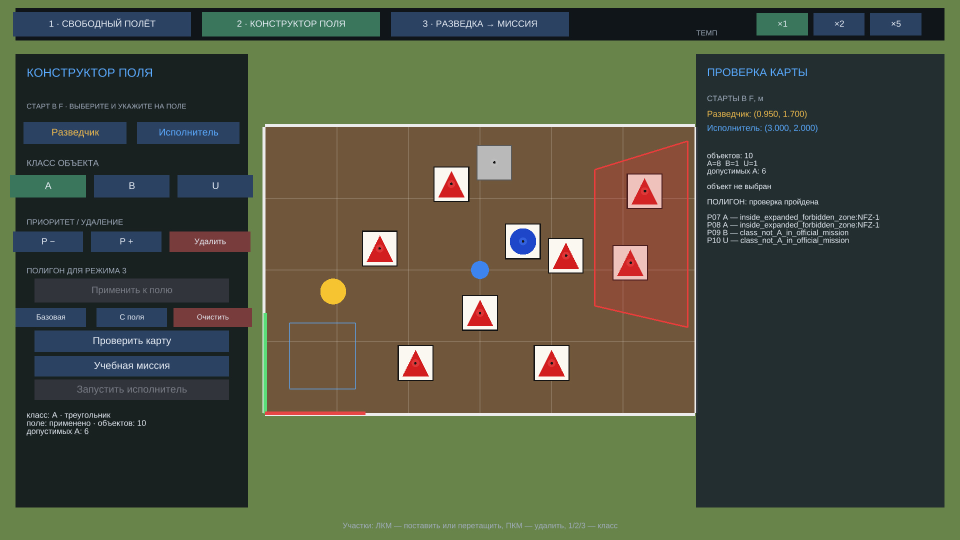
#> input picture Скриншоты для презентации/конфигурация карты.jpg, 1920 x 1080 px (shown at 1/2 size)
$ python -i detect.py   (imports and definitions only)
#> lines starting #> are read from the running program, lines starting #| are printed output that depends on the picture; after the words box and inside, x2 and y2 are one past the last pixel; in counts of white or black regions, pixels touching at a corner belong together
#> further down, picture is the input picture: shape (1080, 1920, 3); mean B, G, R 64.7, 84, 78.1
"""A2: detect the 10 plot cards and classify A/B/U.

The simulated plots are deliberately simple: a white/grey card with a black
border and a coloured shape.  Detection therefore uses classic CV only:

* bright low-saturation card mask;
* perspective warp of each candidate card;
* colour + shape score inside the warped card.

The returned score is a heuristic confidence, not a probability.
"""
from __future__ import annotations

from dataclasses import dataclass, field

import cv2
import numpy as np

from shared.world import IMG_H, IMG_W

CARD_SIZE = 128
MIN_CARD_AREA = 500
MAX_CARD_AREA = 80000


@dataclass
class Detection:
    klass: str
    u: float
    v: float
    score: float
    color_fraction: float
    shape_score: float
    frame_id: str = ""
    details: dict = field(default_factory=dict)
    x: float | None = None     # field F, filled by the pipeline
    y: float | None = None


# [95 lines left out: functions _order_points, _warp_card, _shape_stats, classify_card, not called in this run]


def detect_plots(frame: np.ndarray, frame_id: str = "") -> list[Detection]:
    """Find plot cards in one 640x480 nadir frame."""
#> called with frame_id = ''
    hsv = cv2.cvtColor(frame, cv2.COLOR_BGR2HSV)
#> hsv: shape (1080, 1920, 3); mean H, S, V 61.8, 98, 95.1
    s, v = hsv[:, :, 1], hsv[:, :, 2]
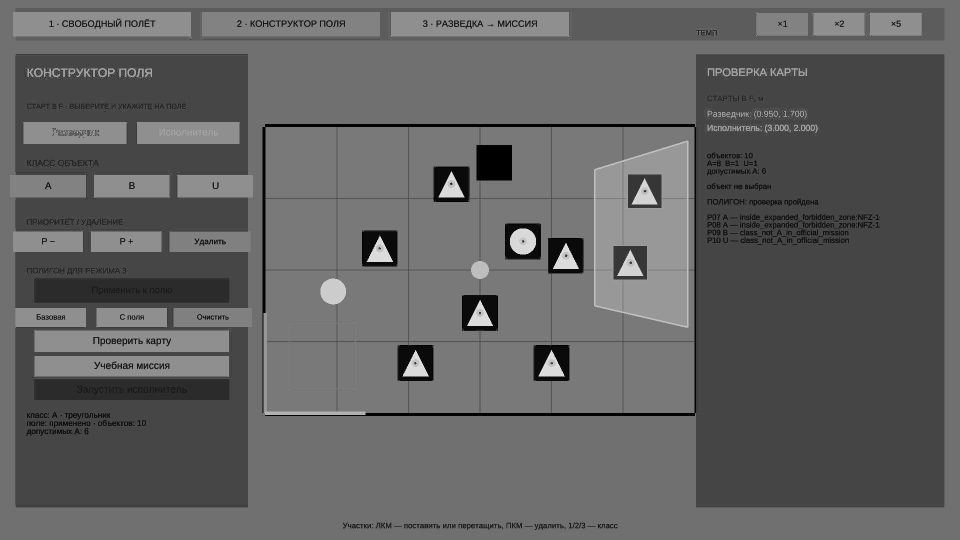
#> s: shape (1080, 1920) (shown at 1/2 size); min 0, max 236, mean 98
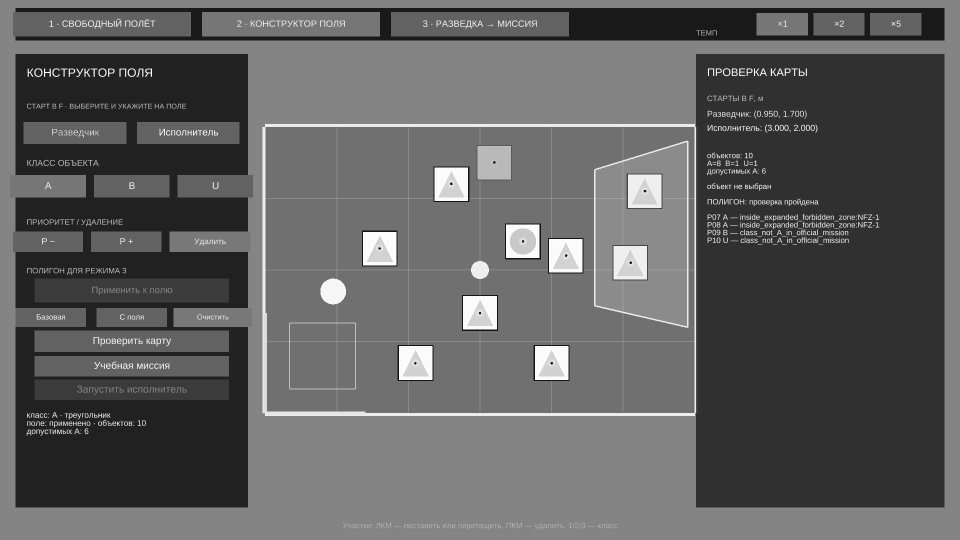
#> v: shape (1080, 1920) (shown at 1/2 size); min 16, max 255, mean 95.1
    # White cards and the grey U card.  Brown soil and coloured markers fail.
    mask = (((v > 140) & (s < 105)).astype(np.uint8) * 255)
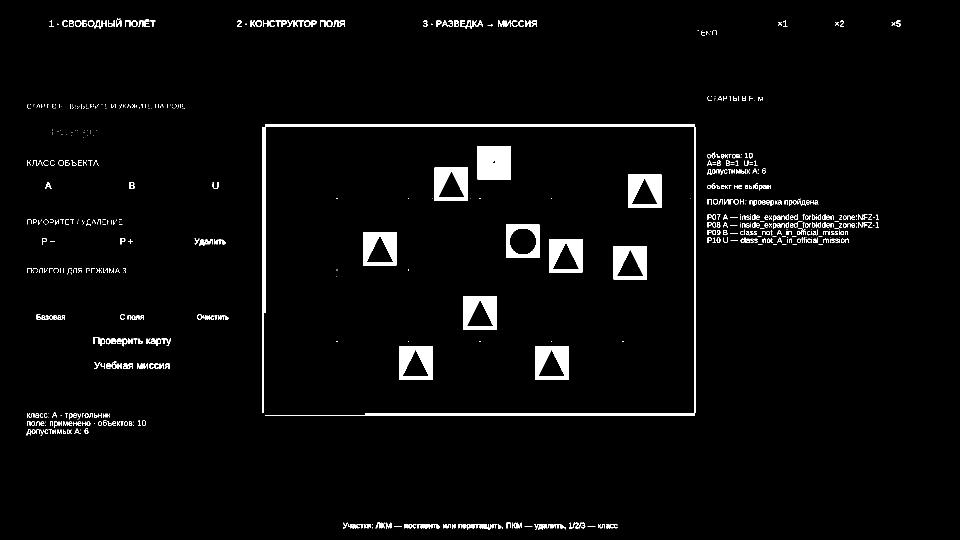
#> mask: shape (1080, 1920) (shown at 1/2 size); 3.1% white; 726 white regions (334 under 20 px), largest, box (x1, y1, x2, y2) and area: (525, 248, 1392, 832) 13864, (955, 292, 1022, 359) 4469, (926, 592, 994, 659) 3181
    kernel = np.ones((5, 5), np.uint8)
    mask = cv2.morphologyEx(mask, cv2.MORPH_OPEN, kernel)
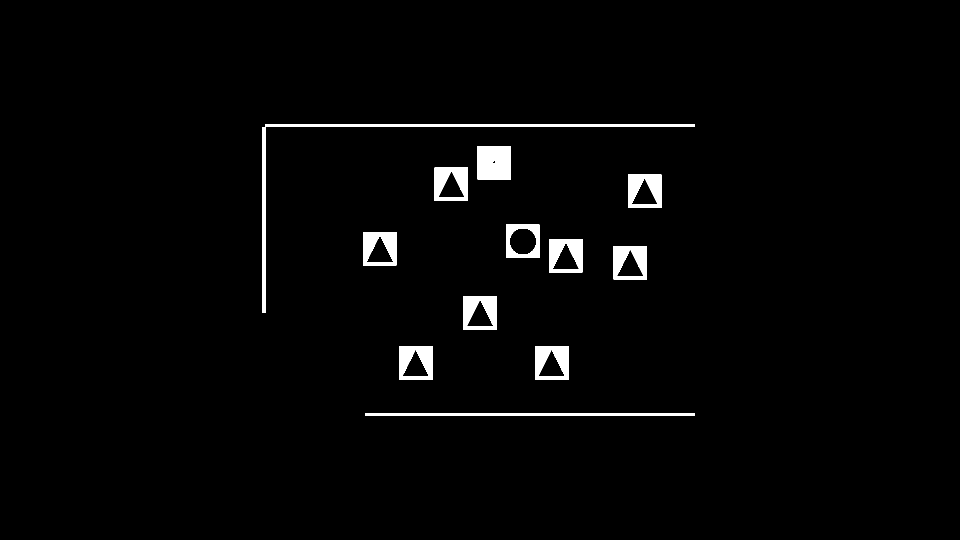
#> mask: shape (1080, 1920) (shown at 1/2 size); 2.1% white; 12 white regions, largest, box (x1, y1, x2, y2) and area: (525, 248, 1390, 626) 7392, (955, 292, 1022, 359) 4469, (731, 826, 1390, 832) 3954
    mask = cv2.morphologyEx(mask, cv2.MORPH_CLOSE, kernel)
#> mask: shape (1080, 1920); 2.1% white; 12 white regions

    contours, _ = cv2.findContours(mask, cv2.RETR_EXTERNAL, cv2.CHAIN_APPROX_SIMPLE)
#> contours = 12 contours; largest, box (x1, y1, x2, y2) and area: (525, 248, 1390, 626) 6151, (1070, 692, 1137, 760) 4422, (798, 692, 865, 760) 4422, (926, 592, 994, 659) 4422, (1227, 492, 1294, 559) 4356
    out: list[Detection] = []
    for c in contours:
        area = cv2.contourArea(c)
        if area < MIN_CARD_AREA or area > MAX_CARD_AREA:
            continue
        x, y, w, h = cv2.boundingRect(c)
        if w < 18 or h < 18:
            continue
        # A card cut by the frame edge has a biased centroid; skip it and let
        # another frame provide a complete observation.
        if x <= 2 or y <= 2 or x + w >= IMG_W - 2 or y + h >= IMG_H - 2:
            continue
        ratio = w / float(h)
        if ratio < 0.35 or ratio > 2.8:
            continue
        card = _warp_card(frame, c)
        if card is None:
            continue
        klass, score, color_frac, shape_score, details = classify_card(card)
        if klass is None or score < 0.055:
            continue
        mm = cv2.moments(c)
        if mm["m00"] == 0:
            continue
        u = float(mm["m10"] / mm["m00"])
        vv = float(mm["m01"] / mm["m00"])
        if not (2 <= u < IMG_W - 2 and 2 <= vv < IMG_H - 2):
            continue
        out.append(Detection(klass=klass, u=u, v=vv, score=float(score),
                             color_fraction=float(color_frac),
                             shape_score=float(shape_score),
                             frame_id=frame_id, details=details))
#> this loop made 12 passes
#> (c, area, x, y, w, h) on passes 1 to 8: ([[731, 826], [731, 831], [1389, 831], [1389, 826]], 3290, 731, 826, 659, 6), ([[1070, 692], [1070, 759], [1136, 759], [1136, 692]], 4422, 1070, 692, 67, 68), ([[798, 692], [798, 759], [864, 759], [864, 692]], 4422, 798, 692, 67, 68), ([[926, 592], [926, 658], [993, 658], [993, 592]], 4422, 926, 592, 68, 67), ([[1227, 492], [1227, 558], [1293, 558], [1293, 492]], 4356, 1227, 492, 67, 67), ([[1098, 478], [1098, 544], [1164, 544], [1164, 478]], 4356, 1098, 478, 67, 67), ([[726, 464], [726, 530], [792, 530], [792, 464]], 4356, 726, 464, 67, 67), ([[1012, 449], [1012, 515], [1078, 515], [1078, 449]], 4356, 1012, 449, 67, 67)
#> (area, x, y, w, h) on pass 12: (6151, 525, 248, 865, 378)
#> after the loop, out = []
    # One card can produce a couple of contours at the frame edge.
    out.sort(key=lambda d: d.score, reverse=True)
    unique: list[Detection] = []
    for d in out:
        if all((d.u - o.u) ** 2 + (d.v - o.v) ** 2 > 18 ** 2 for o in unique):
            unique.append(d)
#> this loop made 0 passes
#> after the loop, unique = []
    return unique


# [11 lines left out: function annotate, not called in this run]

>>> import cv2
>>> picture = cv2.imread('../Скриншоты для презентации/конфигурация карты.jpg')
>>> result = detect_plots(picture)
#> result = []

$ run again, on Скриншоты для презентации/разведка и маршрут миссии.jpg
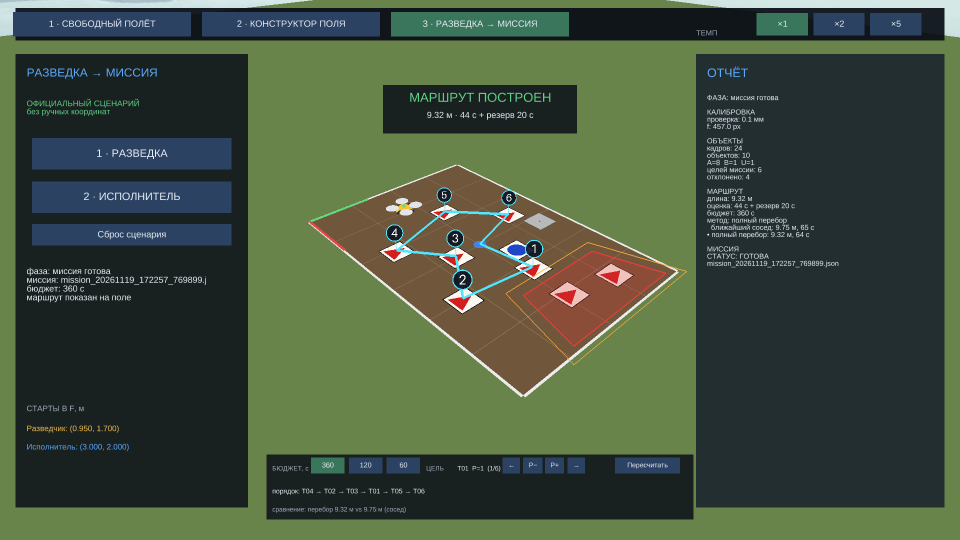
#> input picture Скриншоты для презентации/разведка и маршрут миссии.jpg, 1920 x 1080 px (shown at 1/2 size)
#> picture is the input picture: shape (1080, 1920, 3); mean B, G, R 63, 83.4, 68.6
#> hsv: shape (1080, 1920, 3); mean H, S, V 70, 93.4, 88.8
#> in detect_plots, `s, v = hsv[:, :, 1], hsv[:, :, 2]`:
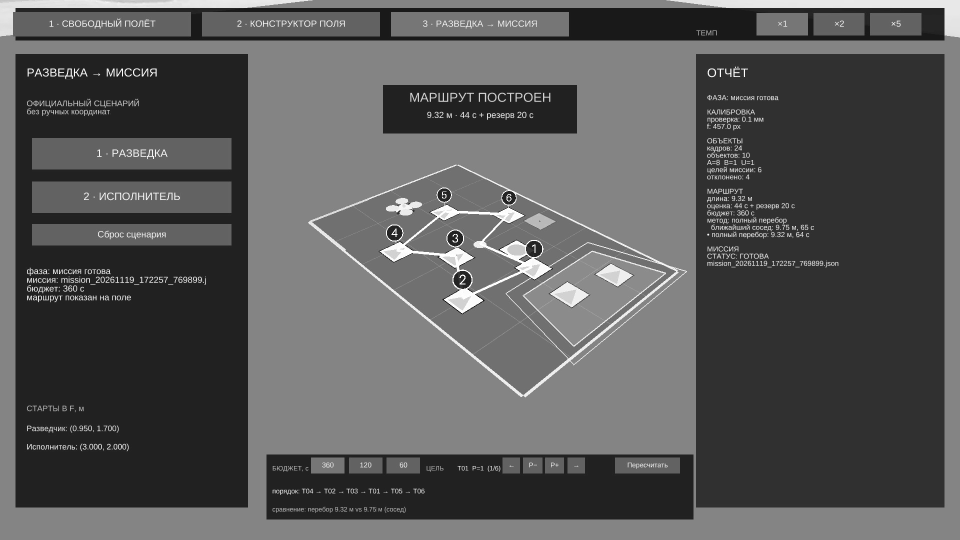
#> v: shape (1080, 1920) (shown at 1/2 size); min 16, max 255, mean 88.8
#> in detect_plots, `mask = cv2.morphologyEx(mask, cv2.MORPH_OPEN, kernel)`:
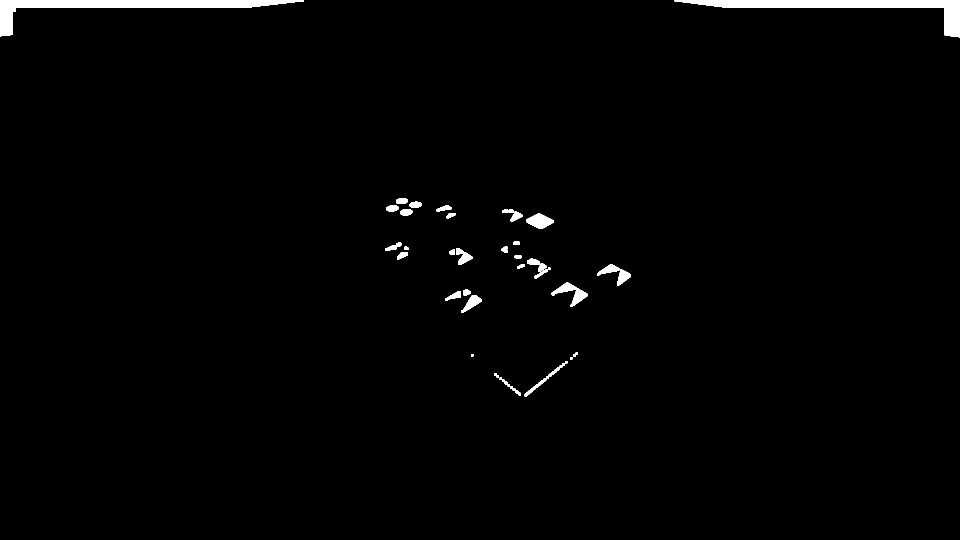
#> mask: shape (1080, 1920) (shown at 1/2 size); 1.4% white; 35 white regions, largest, box (x1, y1, x2, y2) and area: (0, 0, 608, 73) 10418, (1349, 0, 1920, 75) 10181, (1103, 565, 1175, 614) 1192
#> contours = 28 contours, 2 with area under 20; largest, box (x1, y1, x2, y2) and area: (0, 0, 608, 73) 9747, (1349, 0, 1920, 75) 9545, (1103, 565, 1175, 614) 1096, (1052, 427, 1107, 458) 994, (1194, 529, 1262, 571) 911
#> the loop in detect_plots, `for c in contours:` made 28 passes
#> area on passes 1, 2, 3, 6, 8, 9, 12, 14: 175, 33, 473, 33, 248.5, 121, 68, 69
#> after the loop in detect_plots, `for c in contours:`: out = []

$ run again, on Скриншоты для презентации/раздельные старты и пересчёт координат.jpg
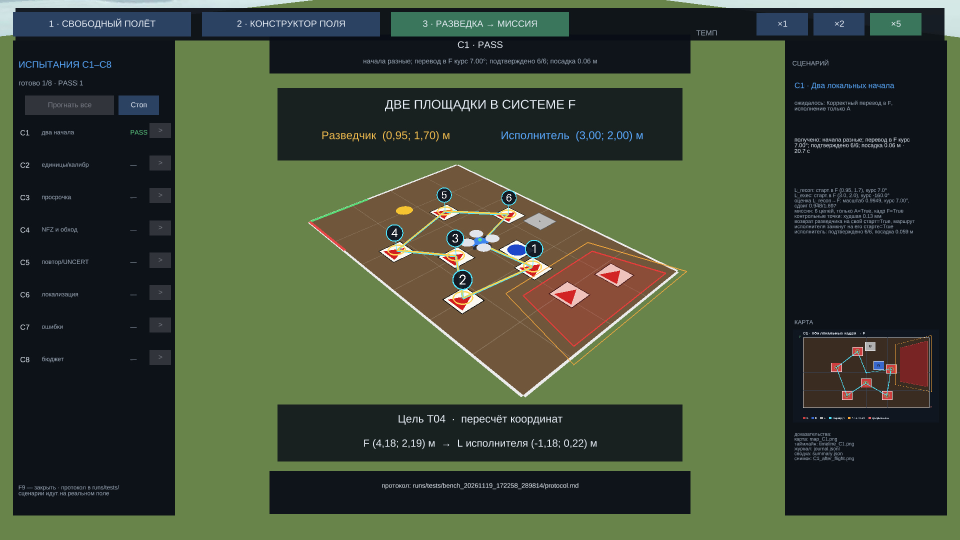
#> input picture Скриншоты для презентации/раздельные старты и пересчёт координат.jpg, 1920 x 1080 px (shown at 1/2 size)
#> picture is the input picture: shape (1080, 1920, 3); mean B, G, R 56.3, 78.3, 66.1
#> hsv: shape (1080, 1920, 3); mean H, S, V 71.4, 107.9, 84.7
#> in detect_plots, `s, v = hsv[:, :, 1], hsv[:, :, 2]`:
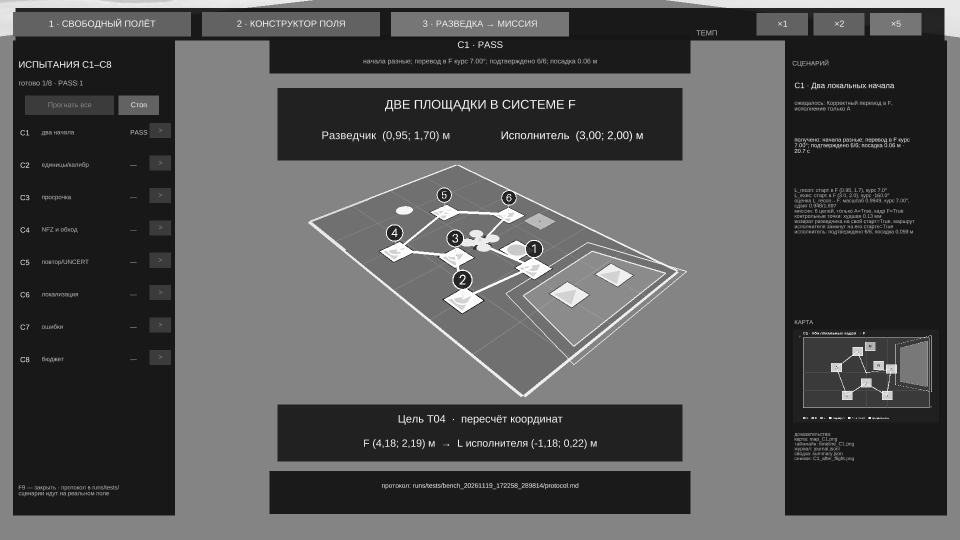
#> v: shape (1080, 1920) (shown at 1/2 size); min 13, max 255, mean 84.7
#> in detect_plots, `mask = cv2.morphologyEx(mask, cv2.MORPH_OPEN, kernel)`:
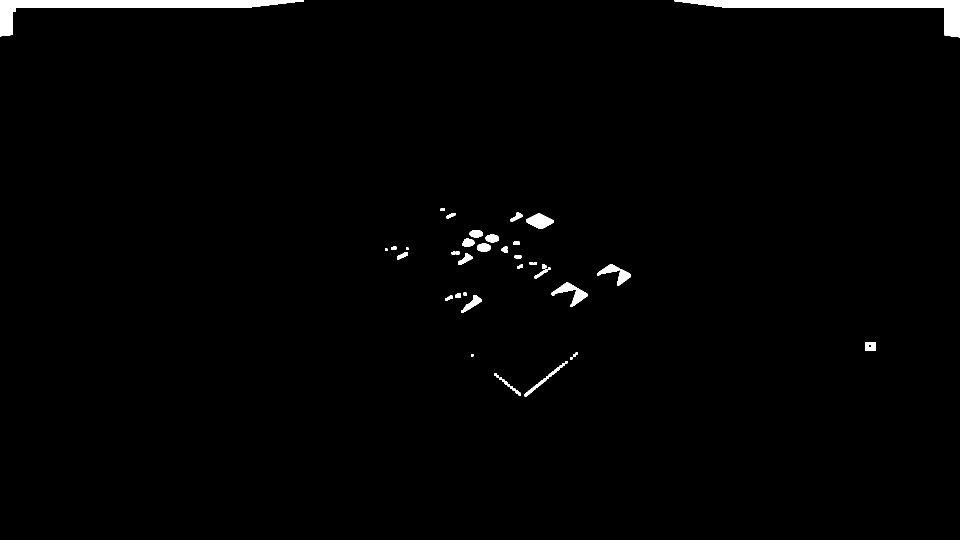
#> mask: shape (1080, 1920) (shown at 1/2 size); 1.4% white; 39 white regions, largest, box (x1, y1, x2, y2) and area: (0, 0, 608, 73) 10418, (1349, 0, 1920, 75) 10181, (1103, 565, 1175, 614) 1192
#> contours = 33 contours, 4 with area under 20; largest, box (x1, y1, x2, y2) and area: (0, 0, 608, 73) 9747, (1349, 0, 1920, 75) 9545, (1103, 565, 1175, 614) 1096, (1052, 427, 1107, 458) 994, (1194, 529, 1262, 571) 911
#> the loop in detect_plots, `for c in contours:` made 33 passes
#> area on passes 1, 2, 3, 6, 8, 9, 10, 11: 175, 33, 473, 33, 70, 462.5, 80.5, 29.5
#> after the loop in detect_plots, `for c in contours:`: out = []

$ run again, on Скриншоты для презентации/свободный полёт.jpg
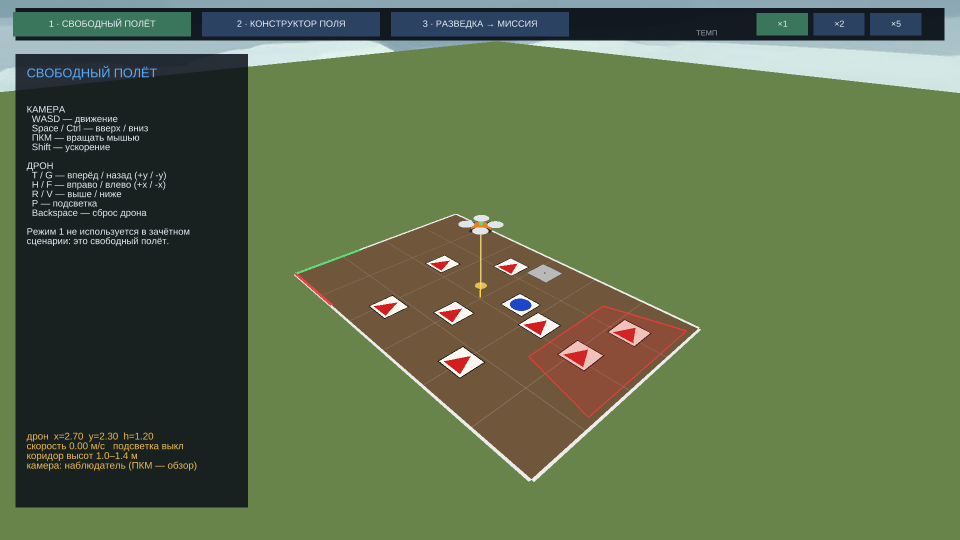
#> input picture Скриншоты для презентации/свободный полёт.jpg, 1920 x 1080 px (shown at 1/2 size)
#> picture is the input picture: shape (1080, 1920, 3); mean B, G, R 74.2, 109.5, 92.4
#> hsv: shape (1080, 1920, 3); mean H, S, V 56.4, 100.6, 114.5
#> in detect_plots, `s, v = hsv[:, :, 1], hsv[:, :, 2]`:
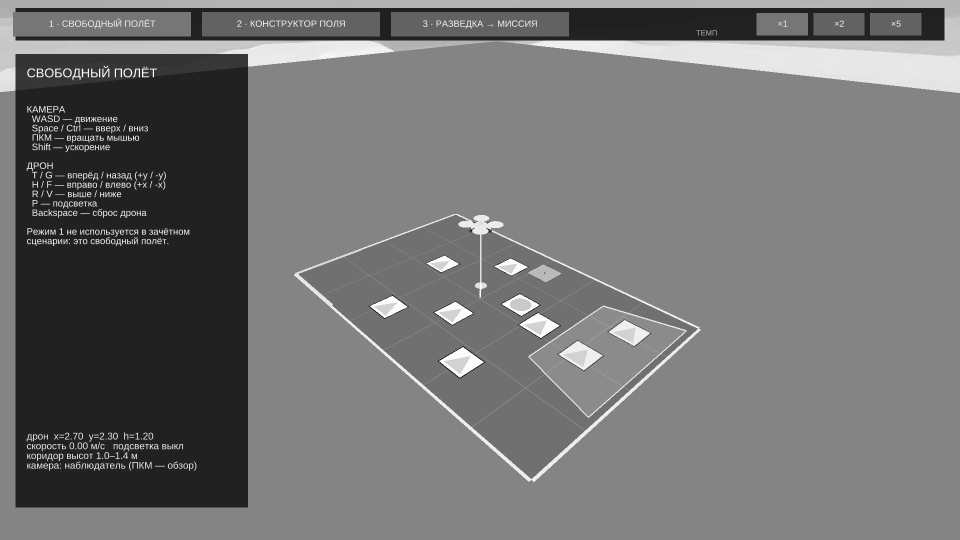
#> v: shape (1080, 1920) (shown at 1/2 size); min 16, max 255, mean 114.5
#> in detect_plots, `mask = cv2.morphologyEx(mask, cv2.MORPH_OPEN, kernel)`:
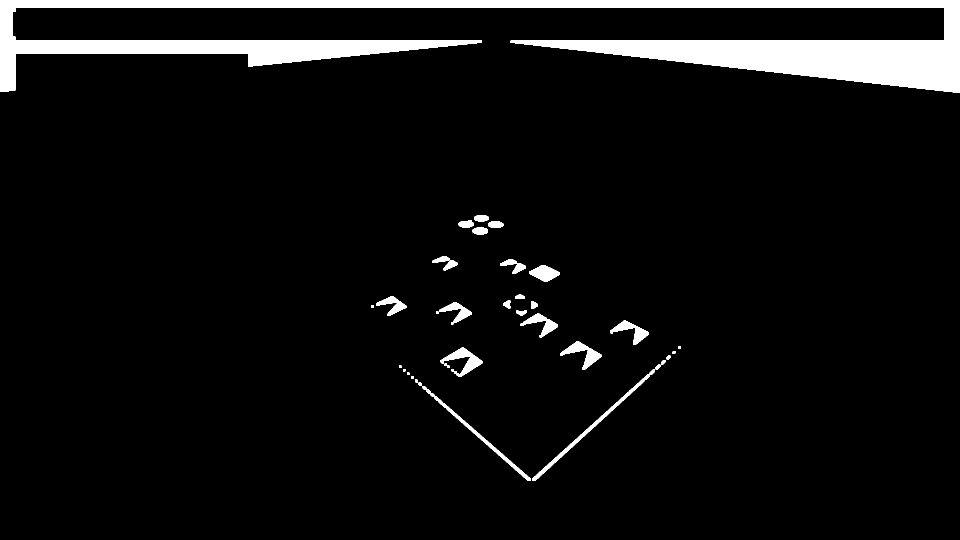
#> mask: shape (1080, 1920) (shown at 1/2 size); 6.3% white; 35 white regions, largest, box (x1, y1, x2, y2) and area: (0, 0, 1920, 186) 112862, (1065, 739, 1310, 962) 2279, (845, 772, 1061, 962) 1860
#> contours = 31 contours, 3 with area under 20; largest, box (x1, y1, x2, y2) and area: (0, 0, 1920, 186) 108837, (845, 739, 1310, 962) 3680, (881, 695, 965, 754) 1616, (1120, 683, 1203, 739) 1452, (1220, 641, 1298, 690) 1192
#> the loop in detect_plots, `for c in contours:` made 31 passes
#> area on passes 1, 2, 3, 8, 9, 10, 11, 12: 32, 24, 24, 56, 33, 48, 40, 24
#> after the loop in detect_plots, `for c in contours:`: out = []
